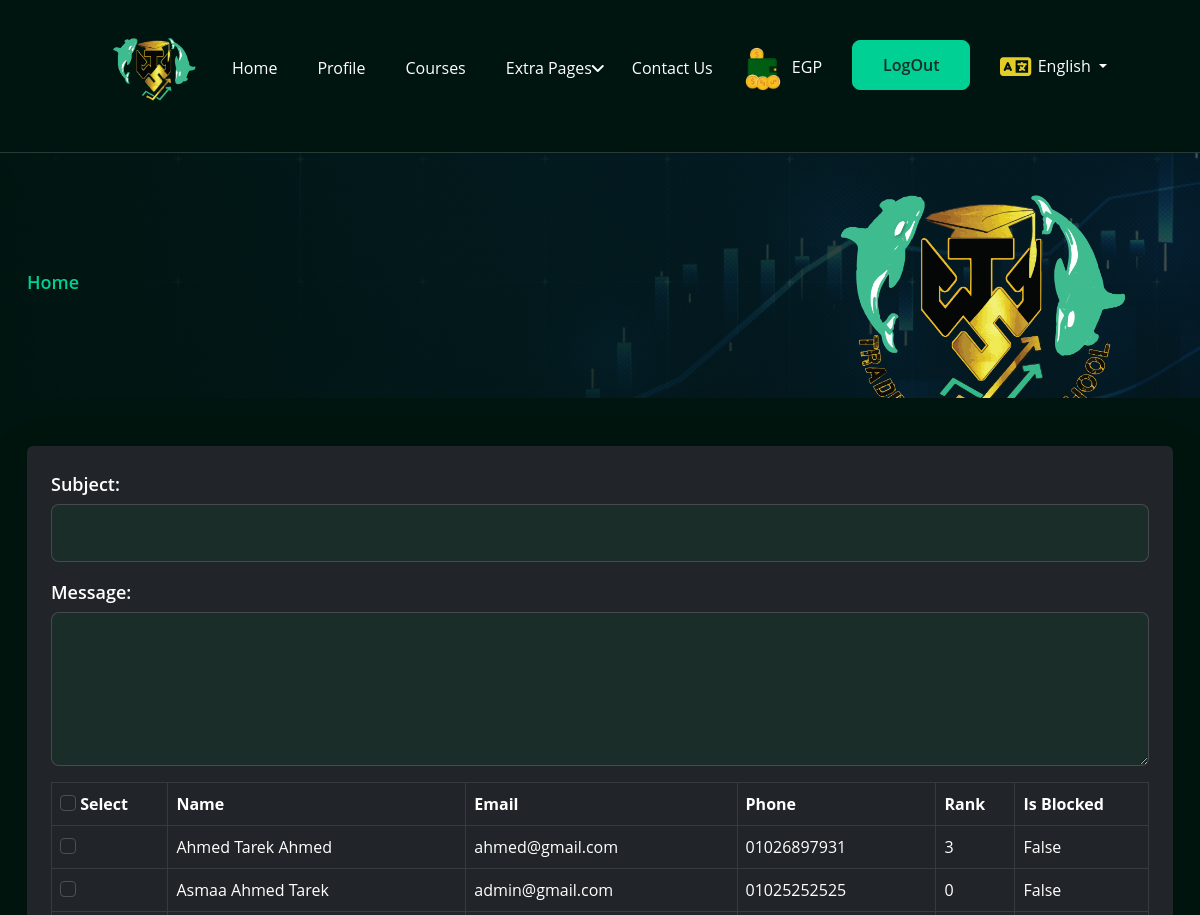
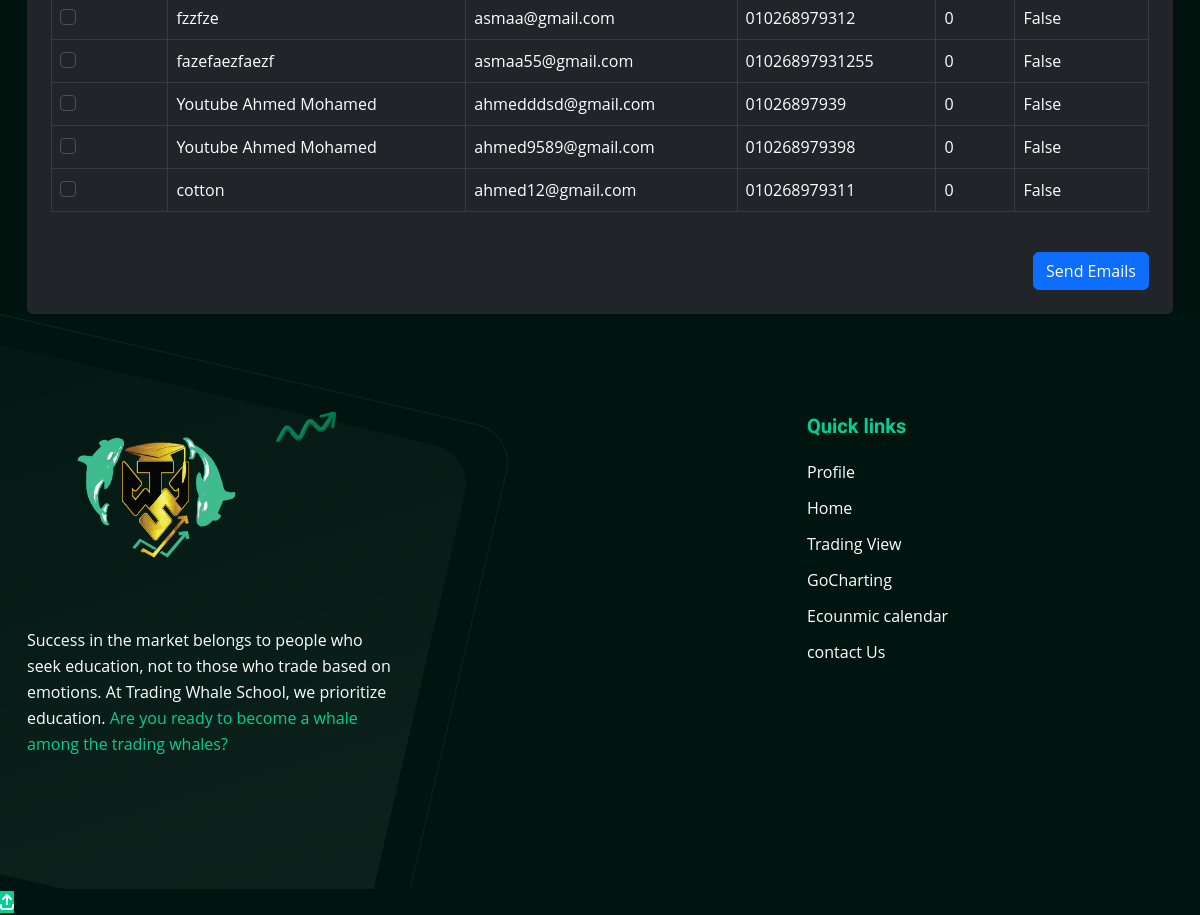
Screenshot of /en/send_emails with the database file from the repository (2 pictures, top to bottom).
### users/models.py (models this page shows, shortened)
class CustomUser(AbstractBaseUser,PermissionsMixin):
    phone = models.CharField(max_length=25)
    email = models.EmailField(unique=True)
    create_by = models.ForeignKey('self', on_delete=models.SET_NULL, null=True, blank=True)
    create_at = models.DateTimeField(default=timezone.now)
    ended_at = models.DateTimeField(null=True,blank=True)
    is_blocked = models.BooleanField(default=False)
    has_right_sign = models.BooleanField(default=False)
    is_active = models.BooleanField(default=True)
    is_staff = models.BooleanField(default=False)
    is_superuser = models.BooleanField(default=False)
    has_landpage= models.BooleanField(default=False)
    objects = CustomUserManager()
    USERNAME_FIELD = 'email'
    REQUIRED_FIELDS = ['phone']
    class Meta:
        ordering = ['id']

### accounts/models.py (models this page shows, shortened)
class Profile(models.Model):
    user=models.OneToOneField(CustomUser,on_delete=models.CASCADE)
    membership=models.ForeignKey(MemberShip,on_delete=models.CASCADE)
    name=models.CharField(max_length=100)
    address=models.CharField(max_length=100)
    birth_date=models.CharField(null=True,blank=True ,max_length=100)
    coin=models.IntegerField(default=0)
    image=models.ImageField(upload_to='static/users/',null=True,blank=True)
    price=models.FloatField(default=0)
    marketing_avilable=models.BooleanField(default=False)
    rank=models.IntegerField(default=0)
    number=models.IntegerField(default=0)
    no_time=models.BooleanField(default=False)
    class Meta:
        ordering = ['id']

### home/views.py (the view, shortened to what this page needs)
# urls.py: path('en/send_emails',views.send_emails,name='send_emails'),
def send_emails(request):
    users = CustomUser.objects.all()
    context = {
        'users': users,
    }
    return render(request, 'emails.html', context)

### home/templates/emails.html (shortened to what this page needs)
{% extends 'base.html' %}
{% load static %}
{% block body %}
  <section class="page-header bg--cover" style="background-image:url({% static 'assets/images/header/1.png' %})">
    <div class="container">
      <div class="page-header__content" data-aos="fade-right" data-aos-duration="1000">
        <nav aria-label="breadcrumb">
          <ol class="breadcrumb mb-0">
            <li class="breadcrumb-item"><a href="{% url 'home:home' %}">Home</a></li>
          </ol>
        </nav>
      </div>
      <div class="page-header__shape">
        <span class="page-header__shape-item page-header__shape-item--1">
          <img src="{% static 'assets/images/logo/logo.png' %}" alt="shape-icon">
        </span>
      </div>
    </div>
  </section>
  <div class="container mt-5">
    <form method="post" action="{% url 'home:send_emails' %}" class="shadow-lg p-4 bg-dark text-light rounded">
      <div class="mb-3">
        <label for="subject" class="form-label">Subject:</label>
        <input type="text" name="subject" id="subject" class="form-control" required>
      </div>
      <div class="mb-3">
        <label for="message" class="form-label">Message:</label>
        <textarea name="message" id="message" rows="5" class="form-control" required></textarea>
      </div>
      <div class="table-responsive mb-4">
        <table class="table table-hover table-dark table-bordered">
          <thead class="thead-light">
            <tr>
              <th scope="col">
                <input type="checkbox" name="selectAll" id="selectAll" class="form-check-input">
                Select
              </th>
              <th scope="col">Name</th>
              <th scope="col">Email</th>
              <th scope="col">Phone</th>
              <th scope="col">Rank</th>
              <th scope="col">Is Blocked</th>
            </tr>
          </thead>
          <tbody>
            {% for user in users %}
            <tr>
              <td>
                <input type="checkbox" name="recipients" value="{{ user.id }}" class="form-check-input">
              </td>
              <td>{{ user.profile.name }}</td>
              <td>{{ user.email }}</td>
              <td>{{ user.phone }}</td>
              <td>{{ user.profile.rank }}</td>
              <td>{{ user.is_blocked }}</td>
            </tr>
            {% endfor %}
          </tbody>
        </table>
      </div>
      <div class="text-end">
        <button type="submit" class="btn btn-primary">Send Emails</button>
      </div>
    </form>
  </div>
{% endblock %}

### home/templates/base.html (shortened to what this page needs)
{% load static %}
<!DOCTYPE html>
<html lang="en" data-bs-theme="dark">
<head>
  <link rel="stylesheet" href="{% static 'assets/css/bootstrap.min.css' %}">
  <link rel="stylesheet" href="{% static 'assets/css/aos.css' %}">
  <link rel="stylesheet" href="{% static 'assets/css/all.min.css' %}">
  <link rel="stylesheet" href="{% static 'assets/css/swiper-bundle.min.css' %}">
  <link rel="stylesheet" href="https://cdnjs.cloudflare.com/ajax/libs/font-awesome/6.4.0/css/all.min.css"
 />
  <link rel="stylesheet" href="{% static 'assets/css/style.css' %}">
</head>
<body>
  <header class="header-section header-section--style1">
    <div class="header-bottom">
      <div style="display: flex; justify-content: space-evenly;">
        <div class="header-wrapper">
          <div class="logo">
            <a href="{% url 'home:home' %}">
              <img class="" style="width:130px;" src="{% static 'assets/images/logo/preloader.png' %}" alt="logo">
            </a>
          </div>
          <div class="menu-area">
            <ul class="menu">
              <li>
                <a href="{% url 'home:home' %}" class="menu-li-a">Home </a>
              </li>
              <li>
                <a href="{% url 'accounts:profile' %}" class="menu-li-a">Profile </a>
              </li>
              <li>
                <a href="#" id="showModalx" class="menu-li-a">Courses </a>
              </li>
              <li class="menu-item-has-children">
                <a href="#">Extra Pages </a>
              </li>
              <li>
                <a href="{% url 'contact:contact' %}" class="menu-li-a">Contact Us</a>
              </li>
              <li style="display: flex;margin-top: -15px;">
                <div class="header-action">
                  <div class="menu-area">
                    <div class="" style="margin-right: 30px;">
                      <img src="{% static 'assets/images/logo/walet.png' %}" class="wallet" width="50px" srcset=""> {{profile.coin}} EGP
                    </div>
                    <div class="">
                      <a href="{% url 'accounts:logout' %}" class="trk-btn trk-btn--border trk-btn--primary">
                        <span>LogOut</span>
                      </a>
                    </div>
                  </div>
                </div>
              </li>
            </ul>
          </div>
          <div class="d-flex" style="align-items:center; margin-left: 30px; margin-top:-20px;">
            <i class="fa fa-language" style="color:#e5cd26;font-size: 25px;"></i>
              <div class="custom-dropdown" >
                <button class="dropdown-toggle" style="background-color: #00150f; border: none;" id="languageDropdown" data-bs-toggle="dropdown" aria-haspopup="true" aria-expanded="false">
                     English
                </button>
              </div>
          </div>
        </div>
      </div>
    </div>
  </header>
{% block body %}
{% endblock %}
  <footer class="footer brand-1">
    <div class="container">
      <div class="footer__wrapper">
        <div class="footer__top footer__top--style1">
          <div class="row gy-5 gx-4">
            <div class="col-md-8">
              <div class="footer__about">
                <a href="{% url 'home:home' %}" class="footer__about-logo">
                  <img style="width:250px;" src="{% static 'assets/images/logo/preloader.png' %}"
                    alt="Logo"></a>
                <p class="footer__about-moto ">
                  Success in the market belongs to people who seek education, not to those who trade based on emotions.
                  At Trading Whale School, we prioritize education.
                  <span class="green-color">
                    Are you ready to become a whale among the trading
                  whales?
                  </span>
                </p>
              </div>
            </div>
            <div class="col-4">
              <div class="footer__links">
                <div class="footer__links-tittle">
                  <h6 class="green-color">Quick links</h6>
                </div>
                <div class="footer__links-content">
                  <ul class="footer__linklist">
                    <li class="footer__linklist-item"> <a href="{% url 'accounts:profile' %}">Profile</a>
                    </li>
                    <li class="footer__linklist-item"> <a href="{% url 'home:home' %}" id="showModalx">Home</a>
                    </li>
                    <li class="footer__linklist-item"> <a href="https://www.tradingview.com">Trading View</a>
                    </li>
                    <li class="footer__linklist-item"> <a href="https://gocharting.com/">GoCharting </a>
                    </li>
                    <li class="footer__linklist-item"> <a href="https://sa.investing.com/economic-calendar/"> Ecounmic&nbsp;calendar</a> </li>
                    <li class="footer__linklist-item"> <a href="{% url 'contact:contact' %}">contact Us</a>
                    </li>
                  </ul>
                </div>
              </div>
            </div>
          </div>
        </div>
      </div>
    </div>
    <div class="footer__shape">
      <span class="footer__shape-item footer__shape-item--1"><img src="{% static 'assets/images/footer/1.png' %}"
          alt="shape icon"></span>
    </div>
  </footer>
  <a href="#" class=" --home1"><i class="fa-solid fa-arrow-up-from-bracket"></i></a>
</body>
</html>

### rows the page displays
CustomUser: profile.name "Ahmed Tarek Ahmed", email "ahmed@gmail.com", phone "01026897931", profile.rank "3", is_blocked "False"
CustomUser: profile.name "Asmaa Ahmed Tarek", email "admin@gmail.com", phone "01025252525", profile.rank "0", is_blocked "False"
CustomUser: profile.name "fzzfze", email "asmaa@gmail.com", phone "010268979312", profile.rank "0", is_blocked "False"
CustomUser: profile.name "fazefaezfaezf", email "asmaa55@gmail.com", phone "01026897931255", profile.rank "0", is_blocked "False"
CustomUser: profile.name "Youtube Ahmed Mohamed", email "ahmedddsd@gmail.com", phone "01026897939", profile.rank "0", is_blocked "False"
CustomUser: profile.name "Youtube Ahmed Mohamed", email "ahmed9589@gmail.com", phone "010268979398", profile.rank "0", is_blocked "False"
CustomUser: profile.name "cotton", email "ahmed12@gmail.com", phone "010268979311", profile.rank "0", is_blocked "False"
